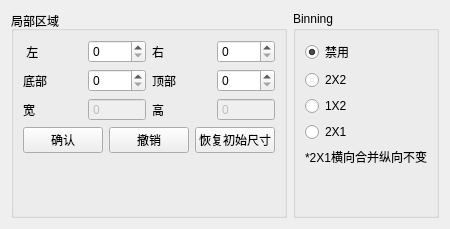
     <widget class="QWidget" name="tab_3">
      <attribute name="title">
       <string>Binning/ROI</string>
      </attribute>
      <layout class="QHBoxLayout" name="horizontalLayout_3">
       <item>
        <widget class="QGroupBox" name="groupBox_4">
         <property name="title">
          <string>局部区域</string>
         </property>
         <layout class="QVBoxLayout" name="verticalLayout_10">
          <item>
           <layout class="QGridLayout" name="gridLayout_4">
            <item row="1" column="1">
             <widget class="QSpinBox" name="spinBox_roi_bottom">
              <property name="minimumSize">
               <size>
                <width>0</width>
                <height>0</height>
               </size>
              </property>
              <property name="maximum">
               <number>1200</number>
              </property>
             </widget>
            </item>
            <item row="0" column="2">
             <widget class="QLabel" name="label_11">
              <property name="text">
               <string>右</string>
              </property>
             </widget>
            </item>
            <item row="0" column="1">
             <widget class="QSpinBox" name="spinBox_roi_left">
              <property name="minimumSize">
               <size>
                <width>0</width>
                <height>0</height>
               </size>
              </property>
              <property name="maximum">
               <number>1920</number>
              </property>
             </widget>
            </item>
            <item row="0" column="3">
             <widget class="QSpinBox" name="spinBox_roi_right">
              <property name="minimumSize">
               <size>
                <width>0</width>
                <height>0</height>
               </size>
              </property>
              <property name="maximum">
               <number>1920</number>
              </property>
             </widget>
            </item>
            <item row="1" column="2">
             <widget class="QLabel" name="label_12">
              <property name="text">
               <string>顶部</string>
              </property>
             </widget>
            </item>
            <item row="0" column="0">
             <widget class="QLabel" name="label_9">
              <property name="text">
               <string> 左</string>
              </property>
             </widget>
            </item>
            <item row="1" column="3">
             <widget class="QSpinBox" name="spinBox_roi_top">
              <property name="minimumSize">
               <size>
                <width>0</width>
                <height>0</height>
               </size>
              </property>
              <property name="maximum">
               <number>1200</number>
              </property>
             </widget>
            </item>
            <item row="1" column="0">
             <widget class="QLabel" name="label_10">
              <property name="text">
               <string>底部</string>
              </property>
             </widget>
            </item>
            <item row="2" column="0">
             <widget class="QLabel" name="label_16">
              <property name="text">
               <string>宽</string>
              </property>
             </widget>
            </item>
            <item row="2" column="2">
             <widget class="QLabel" name="label_17">
              <property name="text">
               <string>高</string>
              </property>
             </widget>
            </item>
            <item row="2" column="3">
             <widget class="QSpinBox" name="spinBox_roi_height">
              <property name="enabled">
               <bool>false</bool>
              </property>
              <property name="minimumSize">
               <size>
                <width>0</width>
                <height>0</height>
               </size>
              </property>
              <property name="buttonSymbols">
               <enum>QAbstractSpinBox::NoButtons</enum>
              </property>
              <property name="maximum">
               <number>1200</number>
              </property>
             </widget>
            </item>
            <item row="2" column="1">
             <widget class="QSpinBox" name="spinBox_roi_width">
              <property name="enabled">
               <bool>false</bool>
              </property>
              <property name="minimumSize">
               <size>
                <width>0</width>
                <height>0</height>
               </size>
              </property>
              <property name="buttonSymbols">
               <enum>QAbstractSpinBox::NoButtons</enum>
              </property>
              <property name="maximum">
               <number>1920</number>
              </property>
             </widget>
            </item>
           </layout>
          </item>
          <item>
           <layout class="QHBoxLayout" name="horizontalLayout_2">
            <item>
             <widget class="QPushButton" name="pushButton_roi_sure">
              <property name="minimumSize">
               <size>
                <width>0</width>
                <height>0</height>
               </size>
              </property>
              <property name="maximumSize">
               <size>
                <width>16777215</width>
                <height>500</height>
               </size>
              </property>
              <property name="font">
               <font>
                <family>Arial</family>
                <pointsize>9</pointsize>
                <weight>50</weight>
                <italic>false</italic>
                <bold>false</bold>
                <underline>false</underline>
                <strikeout>false</strikeout>
               </font>
              </property>
              <property name="text">
               <string>确认</string>
              </property>
             </widget>
            </item>
            <item>
             <widget class="QPushButton" name="pushButton_revoke">
              <property name="enabled">
               <bool>true</bool>
              </property>
              <property name="maximumSize">
               <size>
                <width>16777215</width>
                <height>200</height>
               </size>
              </property>
              <property name="text">
               <string>撤销</string>
              </property>
             </widget>
            </item>
            <item>
             <widget class="QPushButton" name="pushButton_roi_resume">
              <property name="minimumSize">
               <size>
                <width>0</width>
                <height>0</height>
               </size>
              </property>
              <property name="maximumSize">
               <size>
                <width>16777215</width>
                <height>500</height>
               </size>
              </property>
              <property name="font">
               <font>
                <family>Arial</family>
                <pointsize>9</pointsize>
                <weight>50</weight>
                <italic>false</italic>
                <bold>false</bold>
                <underline>false</underline>
                <strikeout>false</strikeout>
               </font>
              </property>
              <property name="text">
               <string>恢复初始尺寸</string>
              </property>
             </widget>
            </item>
           </layout>
          </item>
          <item>
           <spacer name="verticalSpacer_6">
            <property name="orientation">
             <enum>Qt::Vertical</enum>
            </property>
            <property name="sizeHint" stdset="0">
             <size>
              <width>20</width>
              <height>40</height>
             </size>
            </property>
           </spacer>
          </item>
         </layout>
        </widget>
       </item>
       <item>
        <widget class="QGroupBox" name="groupBox_5">
         <property name="title">
          <string>Binning</string>
         </property>
         <layout class="QVBoxLayout" name="verticalLayout_15">
          <item>
           <widget class="QRadioButton" name="radioButton_binning1">
            <property name="text">
             <string>禁用</string>
            </property>
            <property name="checked">
             <bool>true</bool>
            </property>
           </widget>
          </item>
          <item>
           <widget class="QRadioButton" name="radioButton_binning2">
            <property name="text">
             <string>2X2</string>
            </property>
           </widget>
          </item>
          <item>
           <widget class="QRadioButton" name="radioButton_binning3">
            <property name="text">
             <string>1X2</string>
            </property>
           </widget>
          </item>
          <item>
           <widget class="QRadioButton" name="radioButton_binning4">
            <property name="text">
             <string>2X1</string>
            </property>
           </widget>
          </item>
          <item>
           <widget class="QLabel" name="label_32">
            <property name="text">
             <string>*2X1横向合并纵向不变</string>
            </property>
           </widget>
          </item>
          <item>
           <spacer name="verticalSpacer_8">
            <property name="orientation">
             <enum>Qt::Vertical</enum>
            </property>
            <property name="sizeHint" stdset="0">
             <size>
              <width>20</width>
              <height>40</height>
             </size>
            </property>
           </spacer>
          </item>
         </layout>
        </widget>
       </item>
      </layout>
     </widget>
